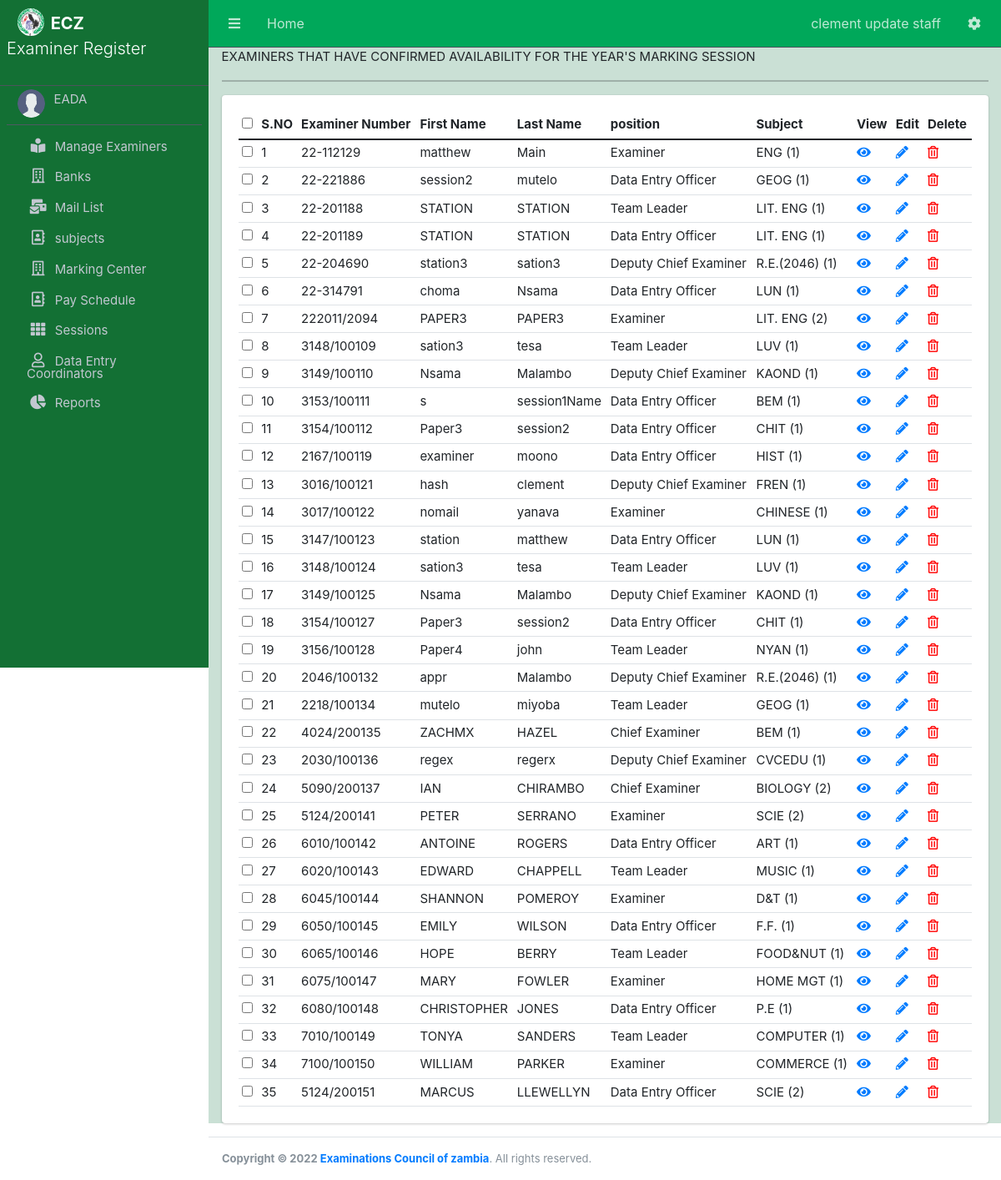
Screenshot of /confirmed-examiners-list (signed in) with the database file from the repository.
### Examiner/models.py (models this page shows, shortened)
class CustomUser(AbstractUser):
    user_type_data = ((0, "ADMIN"),(1, "EAD"), (2, "FAD"), (3, "Examiner"),(4,"Station-Admin"))
    user_type = models.IntegerField(default=1, choices=user_type_data)
    is_admin=models.BooleanField(default=False)

class Examiner(models.Model):
    user=models.OneToOneField(CustomUser,
        on_delete=models.CASCADE,null=True,blank=True)
    gender_data = ((0,"SELECT GENDER"),(1, "MALE"), (2, "FEMALE"))
    D_O_B=models.DateField(null=False)
    gender = models.IntegerField(default=0, choices=gender_data)
    subject=models.ForeignKey(Subject,to_field="subjectCode",db_column="Subject_Code", on_delete=models.SET_NULL,null=True,blank=True)
    paper=models.ForeignKey(Paper,db_column="Paper_Number", on_delete=models.SET_NULL,null=True)
    position=models.ForeignKey(Position,on_delete=models.SET_NULL,null=True)
    first_name=models.CharField(max_length=50,null=True)
    last_name=models.CharField(max_length=50,null=True)
    ExaminerCode=models.CharField(max_length=11,unique=True)
    Address=models.CharField(max_length=500,null=True)
    province=models.ForeignKey(Province, on_delete=models.SET_NULL,null=True)
    district=models.ForeignKey(Station,related_name="district", on_delete=models.SET_NULL,blank=True,null=True)#from station
    to_province =models.CharField(max_length=50,choices=regions,null=True,blank=True)
    bank=models.ForeignKey(Bank,on_delete=models.SET_NULL,null=True,blank=True)
    branch=models.ForeignKey(BankBranch,on_delete=models.SET_NULL,null=True,blank=True)
    AccountDetails=models.CharField(max_length=150,null=True)
    nrc_regex=RegexValidator(regex=r'([0-9]{6})\/([0-9]{2})\/([0-9]{1})', message="Enter a valid NRC Number")
    NRC=models.CharField(max_length=11,null=True,validators=[nrc_regex])
    t_pin_regex=RegexValidator(regex=r'([0-9]{10})', message="Enter a valid T-Pin Number [0~9 10 digits]")
    TPIN=models.CharField(max_length=10,null=True,validators=[t_pin_regex])
    phone_regex=RegexValidator(regex=r'0([0-9]{9})', message="Enter a valid Phone Number starting: 0")
    cell_Number=models.CharField(max_length=10,null=True,validators=[phone_regex])
    email=models.EmailField(null=True,unique=True)
    created_at = models.DateTimeField(auto_now_add=True)
    updated_at = models.DateTimeField(auto_now=True)
    approved=models.BooleanField(default=False)
    availability=models.BooleanField(default=False)
    session=models.ForeignKey(Session,on_delete=models.CASCADE,null=True,blank=True)
    mail_count=models.IntegerField(default=0)
    objects = models.Manager()

class Position(models.Model):
    name=models.CharField(max_length=50,null=True)

class Subject(models.Model):
    subjectCode=models.CharField(max_length=5,unique=True)
    subjectName=models.CharField(max_length=20,null=True)
    subjectDescription=models.CharField(max_length=50,null=True,blank=True)
    datecreated= models.DateField(auto_now=True)
    dateupdated= models.DateField(auto_now=True)

class Paper(models.Model):
    subject=models.ForeignKey(Subject,to_field="subjectCode",on_delete=models.CASCADE)
    paper_number=models.IntegerField(default=0)
    paper_name=models.CharField(max_length=7)
    paper_description=models.CharField(max_length=50)

### Examiner/EADViews.py (the view)
# urls.py: path('confirmed-examiners-list',EADViews.confirmedExaminers,name='confirmed-list'),
@login_required()
def confirmedExaminers(request):
    examiners=Examiner.objects.filter(approved=True,availability=True)
    context={
        'examiners':examiners,
    }
    return render(request, 'Examiner/confirmed_examiners.html',context)

### Examiner/templates/Examiner/confirmed_examiners.html (shortened to what this page needs)
{%extends 'index.html' %}
{% load static %}
{%block content%}
<div class="container">
EXAMINERS THAT HAVE CONFIRMED AVAILABILITY FOR THE YEAR'S MARKING SESSION
<hr>
<div class="table-responsive overflow-auto card card-body">
<table class="table table-hover text-nowrap table-sm" id="examinersTable">
 <thead>
    <tr>
        <th><input type="checkbox"  id="checkAll" ></th>
        <th>S.NO</th>
        <th>Examiner Number</th>
        <th>First Name</th>
        <th>Last Name</th>
        <th>position</th>
        <th>Subject</th>
        <th>View</th>
        <th>Edit</th>
        <th>Delete</th>
    </tr>
</thead>
<tbody>
    {%for item in examiners %}
<tr>
    <td> <input type="checkbox" name="examiner_id[]" value="{{item.id}}" id="examiner_item">
    </td>
   <td>{{forloop.counter}}</td>
    <td>{{item.ExaminerCode}}</td>
    <td>{{item.first_name}}</td>
    <td>{{item.last_name}}</td>
    <td>{{item.position.name}}</td>
    <td>
        {{item.subject.subjectName}}
        {% if item.paper %}
        ({{item.paper.paper_number}})
        {% endif %}
    </td>
    <td><a href="{% url 'examiner-details' item.id %}"><i class='fas fa-eye'></i></a></td>
    <td><a href="{% url 'examiner-edit' item.id %}"><i class='fas fa-pencil-alt'></i></a></td>
    <td><a href="{% url 'examiner-delete' item.id %}"><i class='far fa-trash-alt' style='color:red'></i></a></td>
</tr>
{%empty%}
<h4>no Examiners in list</h4>
    {%endfor%}
</tbody>
</table>
</div>
</div>
{%endblock content%}

### Examiner/templates/EAD/nav.html (shortened to what this page needs)
{%load static%}
<nav class="main-header navbar navbar-expand  navbar-dark sticky-top" >
    <ul class="navbar-nav">
      <li class="nav-item">
        <a class="nav-link" data-widget="pushmenu" href="#" role="button"><i class="fas fa-bars"></i></a>
      </li>
      <li class="nav-item d-none d-sm-inline-block">
        <a href="{%url 'ead-home'%}" class="nav-link">Home</a>
      </li>
    </ul>
    <ul class="navbar-nav ml-auto">
      <li class="nav-item">
        <a class="nav-link" data-widget="navbar-search" href="#" role="button">
          <p>{{request.user.first_name}} {{request.user.last_name}}</p>
        </a>
      </li>
      <li class="nav-item dropdown">
        <a class="nav-link" data-toggle="dropdown" href="#" aria-expanded="false">
          <i class="fas fa-cog"></i>
        </a>
      </li>
    </ul>
  </nav>

### Examiner/templates/EAD/sidebar.html (shortened to what this page needs)
{% load static%}
<aside class="main-sidebar sidebar-dark-primary  ">
   <a href="{% url 'staff-home'%}" class="brand-link">
    <img src="{% static '/img/logo.jpg'%}" alt="AdminLTE Logo" class="brand-image img-circle" style="opacity: 1.0">
    <span class="brand-text font-weight-heavy"><strong>ECZ</strong></span></br>
    <span class="brand-text font-weight-light float-bottom"><p>Examiner Register</p></span>
  </a>
  <div class="sidebar ">
    <div class="user-panel mt-1 pb-2 mb-1 d-flex">
      <div class="image">
        <img src="{% static 'dist/img/user.png'%}" class="img-circle nav-icon" alt="User Image">
      </div>
      <div class="info">
        <a href="#" class="d-block">{{ request.user}}</a>
      </div>
    </div>
      <nav class="sidebar mt-2">
        <ul class="nav nav-pills nav-sidebar flex-column" data-widget="treeview" role="menu" data-accordion="false" id="nav_accordion">
          <li class="nav-item has-submenu">
            <a href="#" class="nav-link">
              <i class='nav-icon fas fa-book-reader' ></i>
              <p>
                Manage Examiners
              </p>
            </a>
          </li>
          <li class="nav-item">
            <a href="{%url 'bank-list'%}" class="nav-link">
              <i class='nav-icon far fa-building' ></i>
              <p>
              Banks
              </p>
            </a>
          </li>
            <li class="nav-item">
            <a href="{%url 'mail-list'%}" class="nav-link">
              <i class='nav-icon fas fa-mail-bulk' ></i>
              <p>
              Mail List
              </p>
            </a>
          </li>
          <li class="nav-item has-submenu">
            <a href="#" class="nav-link">
              <i class='nav-icon far fa-address-book' ></i>
              <p>
                subjects
              </p>
            </a>
          </li>
          <li class="nav-item">
            <a href="{%url 'marking-center'%}" class="nav-link">
              <i class='nav-icon far fa-building' ></i>
              <p>
              Marking Center
              </p>
            </a>
          </li>
          <li class="nav-item has-submenu">
            <a href="#" class="nav-link">
              <i class='nav-icon far fa-address-book' ></i>
              <p>
                Pay Schedule
              </p>
            </a>
          </li>
          <li class="nav-item has-submenu">
            <a href="" class="nav-link">
              <i class="nav-icon fas fa-th"></i>
              <p>
                Sessions
              </p>
            </a>
          </li>
        <li class="nav-item has-submenu">
          <a href="{%url 'ECZStaff-create'%}" class="nav-link">
            <i class="nav-icon fa fa-user-o" ></i>
            <p>
              Data Entry Coordinators
            </p>
          </a>
        </li>
        <li class="nav-item">
          <a href="{%url 'reports'%}" class="nav-link">
            <i class="nav-icon fa fa-pie-chart" aria-hidden="true"></i>
            <p>
            Reports
            </p>
          </a>
        </li>
        </ul>
      </nav>
    </div>
  </aside>

### static/css/style1.css (style rules this page uses)
.main-sidebar { background-color: #137034; font-size: 15px; line-height: 13px; }
.main-header { background-color: #00A85A; font-size: medium; font-weight:normal; }

### rows the page displays
CustomUser: user.first_name "clement update", user.last_name "staff", user "EADA"
Examiner: ExaminerCode "22-112129", first_name "matthew", last_name "Main", position.name "Examiner", subject.subjectName "ENG", paper.paper_number "1"
Examiner: ExaminerCode "22-221886", first_name "session2", last_name "mutelo", position.name "Data Entry Officer", subject.subjectName "GEOG", paper.paper_number "1"
Examiner: ExaminerCode "22-201188", first_name "STATION", last_name "STATION", position.name "Team Leader", subject.subjectName "LIT. ENG", paper.paper_number "1"
Examiner: ExaminerCode "22-201189", first_name "STATION", last_name "STATION", position.name "Data Entry Officer", subject.subjectName "LIT. ENG", paper.paper_number "1"
Examiner: ExaminerCode "22-204690", first_name "station3", last_name "sation3", position.name "Deputy Chief Examiner", subject.subjectName "R.E.(2046)", paper.paper_number "1"
Examiner: ExaminerCode "22-314791", first_name "choma", last_name "Nsama", position.name "Data Entry Officer", subject.subjectName "LUN", paper.paper_number "1"
Examiner: ExaminerCode "222011/2094", first_name "PAPER3", last_name "PAPER3", position.name "Examiner", subject.subjectName "LIT. ENG", paper.paper_number "2"
Examiner: ExaminerCode "3148/100109", first_name "sation3", last_name "tesa", position.name "Team Leader", subject.subjectName "LUV", paper.paper_number "1"
Examiner: ExaminerCode "3149/100110", first_name "Nsama", last_name "Malambo", position.name "Deputy Chief Examiner", subject.subjectName "KAOND", paper.paper_number "1"
Examiner: ExaminerCode "3153/100111", first_name "s", last_name "session1Name", position.name "Data Entry Officer", subject.subjectName "BEM", paper.paper_number "1"
Examiner: ExaminerCode "3154/100112", first_name "Paper3", last_name "session2", position.name "Data Entry Officer", subject.subjectName "CHIT", paper.paper_number "1"
Examiner: ExaminerCode "2167/100119", first_name "examiner", last_name "moono", position.name "Data Entry Officer", subject.subjectName "HIST", paper.paper_number "1"
Examiner: ExaminerCode "3016/100121", first_name "hash", last_name "clement", position.name "Deputy Chief Examiner", subject.subjectName "FREN", paper.paper_number "1"
Examiner: ExaminerCode "3017/100122", first_name "nomail", last_name "yanava", position.name "Examiner", subject.subjectName "CHINESE", paper.paper_number "1"
Examiner: ExaminerCode "3147/100123", first_name "station", last_name "matthew", position.name "Data Entry Officer", subject.subjectName "LUN", paper.paper_number "1"
Examiner: ExaminerCode "3148/100124", first_name "sation3", last_name "tesa", position.name "Team Leader", subject.subjectName "LUV", paper.paper_number "1"
Examiner: ExaminerCode "3149/100125", first_name "Nsama", last_name "Malambo", position.name "Deputy Chief Examiner", subject.subjectName "KAOND", paper.paper_number "1"
Examiner: ExaminerCode "3154/100127", first_name "Paper3", last_name "session2", position.name "Data Entry Officer", subject.subjectName "CHIT", paper.paper_number "1"
Examiner: ExaminerCode "3156/100128", first_name "Paper4", last_name "john", position.name "Team Leader", subject.subjectName "NYAN", paper.paper_number "1"
Examiner: ExaminerCode "2046/100132", first_name "appr", last_name "Malambo", position.name "Deputy Chief Examiner", subject.subjectName "R.E.(2046)", paper.paper_number "1"
Examiner: ExaminerCode "2218/100134", first_name "mutelo", last_name "miyoba", position.name "Team Leader", subject.subjectName "GEOG", paper.paper_number "1"
Examiner: ExaminerCode "4024/200135", first_name "ZACHMX", last_name "HAZEL", position.name "Chief Examiner", subject.subjectName "BEM", paper.paper_number "1"
Examiner: ExaminerCode "2030/100136", first_name "regex", last_name "regerx", position.name "Deputy Chief Examiner", subject.subjectName "CVCEDU", paper.paper_number "1"
Examiner: ExaminerCode "5090/200137", first_name "IAN", last_name "CHIRAMBO", position.name "Chief Examiner", subject.subjectName "BIOLOGY", paper.paper_number "2"
Examiner: ExaminerCode "5124/200141", first_name "PETER", last_name "SERRANO", position.name "Examiner", subject.subjectName "SCIE", paper.paper_number "2"
Examiner: ExaminerCode "6010/100142", first_name "ANTOINE", last_name "ROGERS", position.name "Data Entry Officer", subject.subjectName "ART", paper.paper_number "1"
Examiner: ExaminerCode "6020/100143", first_name "EDWARD", last_name "CHAPPELL", position.name "Team Leader", subject.subjectName "MUSIC", paper.paper_number "1"
Examiner: ExaminerCode "6045/100144", first_name "SHANNON", last_name "POMEROY", position.name "Examiner", subject.subjectName "D&T", paper.paper_number "1"
Examiner: ExaminerCode "6050/100145", first_name "EMILY", last_name "WILSON", position.name "Data Entry Officer", subject.subjectName "F.F.", paper.paper_number "1"
Examiner: ExaminerCode "6065/100146", first_name "HOPE", last_name "BERRY", position.name "Team Leader", subject.subjectName "FOOD&NUT", paper.paper_number "1"
Examiner: ExaminerCode "6075/100147", first_name "MARY", last_name "FOWLER", position.name "Examiner", subject.subjectName "HOME MGT", paper.paper_number "1"
Examiner: ExaminerCode "6080/100148", first_name "CHRISTOPHER", last_name "JONES", position.name "Data Entry Officer", subject.subjectName "P.E", paper.paper_number "1"
Examiner: ExaminerCode "7010/100149", first_name "TONYA", last_name "SANDERS", position.name "Team Leader", subject.subjectName "COMPUTER", paper.paper_number "1"
Examiner: ExaminerCode "7100/100150", first_name "WILLIAM", last_name "PARKER", position.name "Examiner", subject.subjectName "COMMERCE", paper.paper_number "1"
Examiner: ExaminerCode "5124/200151", first_name "MARCUS", last_name "LLEWELLYN", position.name "Data Entry Officer", subject.subjectName "SCIE", paper.paper_number "2"
